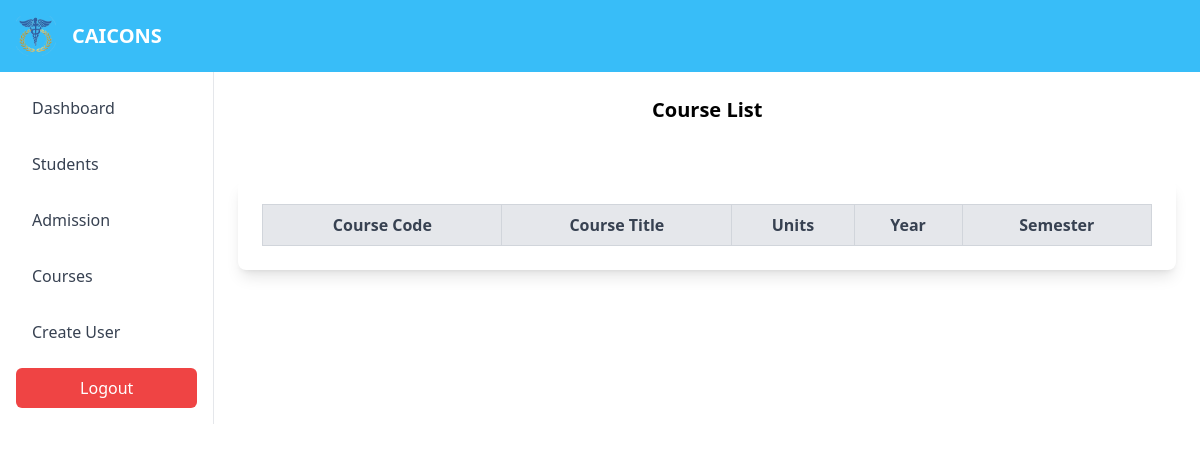
Page /portal/admin/v_courses.php (signed in) on the earlier database version.
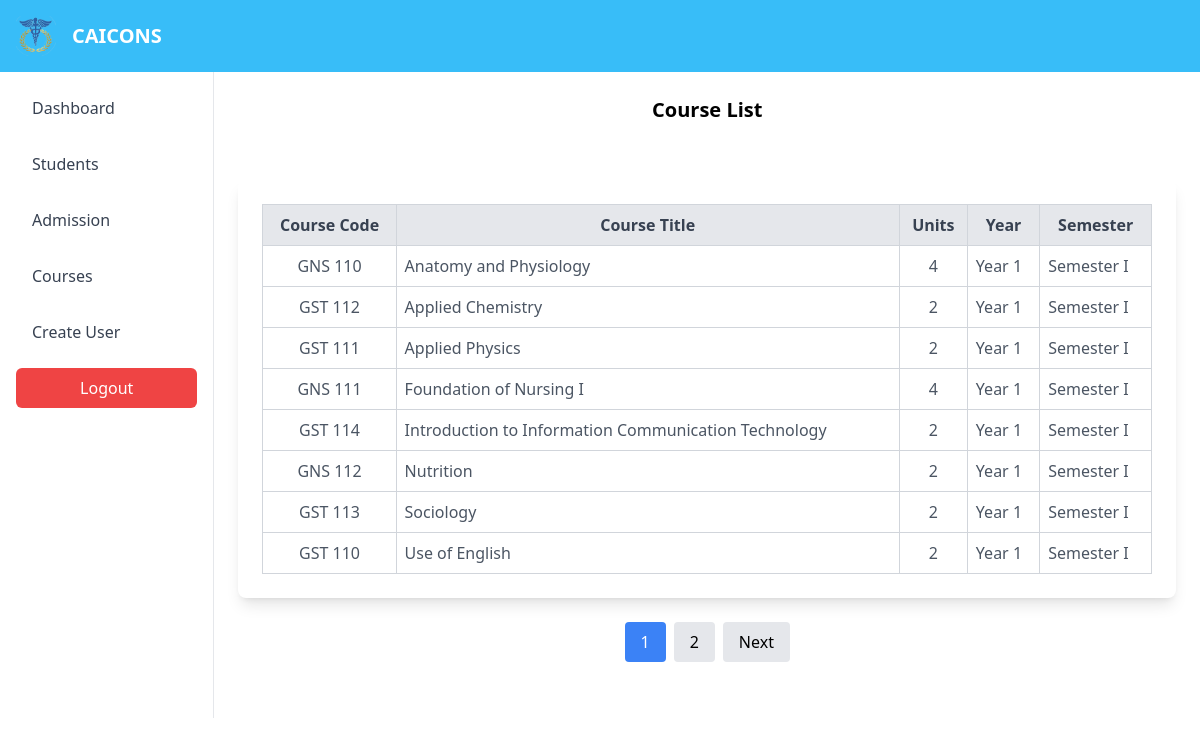
Same page on the later database version.
### tables this page shows
CREATE TABLE `courses_reg` (
  `id` int(11) NOT NULL,
  `course_code` varchar(10) NOT NULL,
  `course_title` varchar(100) NOT NULL,
  `units` int(11) NOT NULL,
  `year` enum('Year 1','Year 2','Year 3','Year 4') NOT NULL,
  `semester` enum('Semester I','Semester II') NOT NULL
);

### portal/admin/v_courses.php (the view, shortened to what this page needs)
<?php
include('../conx.php');
$records_per_page = 8;
$page = isset($_GET['page']) ? (int)$_GET['page'] : 1;
$page = $page > 0 ? $page : 1;
$offset = ($page - 1) * $records_per_page;
$sql = "SELECT * FROM courses_reg ORDER BY year, semester, course_title LIMIT $records_per_page OFFSET $offset";
$result = mysqli_query($conn, $sql);
$total_records_sql = "SELECT COUNT(*) AS total FROM courses_reg";
$total_records_result = mysqli_query($conn, $total_records_sql);
$total_records_row = mysqli_fetch_assoc($total_records_result);
$total_records = $total_records_row['total'];
$total_pages = ceil($total_records / $records_per_page);
?>
<!DOCTYPE html>
<html lang="en">
<head>
    <script src="https://cdn.tailwindcss.com"></script>
    <script src="https://cdn.jsdelivr.net/npm/tailwindcss-jit-cdn@tailwindcss/latest/dist/tailwind.min.js"></script>
    <link href="https://cdn.jsdelivr.net/npm/tailwindcss@2.2.19/dist/tailwind.min.css" rel="stylesheet">
</head>
<body class="bg-white">
        <?php
            include('header.php');
        ?>
    <div class="flex flex-grow overflow-hidden">
        <?php
            include('navbar.php');
        ?>
        <div class="container mx-auto p-6">
            <h1 class="text-xl font-bold text-center mb-6">Course List</h1>
            <div class="container mx-auto py-8">
        <div class="bg-white rounded-lg shadow-lg p-6">
            <table class="w-full table-auto border-collapse border border-gray-300">
                <thead>
                    <tr class="bg-gray-200 text-gray-700">
                        <th class="border border-gray-300 p-2">Course Code</th>
                        <th class="border border-gray-300 p-2">Course Title</th>
                        <th class="border border-gray-300 p-2">Units</th>
                        <th class="border border-gray-300 p-2">Year</th>
                        <th class="border border-gray-300 p-2">Semester</th>
                    </tr>
                </thead>
                <tbody>
                    <?php while ($row = mysqli_fetch_assoc($result)) : ?>
                        <tr class="text-gray-600">
                            <td class="border border-gray-300 p-2 text-center"><?= htmlspecialchars($row['course_code']); ?></td>
                            <td class="border border-gray-300 p-2"><?= htmlspecialchars($row['course_title']); ?></td>
                            <td class="border border-gray-300 p-2 text-center"><?= htmlspecialchars($row['units']); ?></td>
                            <td class="border border-gray-300 p-2"><?= htmlspecialchars($row['year']); ?></td>
                            <td class="border border-gray-300 p-2"><?= htmlspecialchars($row['semester']); ?></td>
                        </tr>
                    <?php endwhile; ?>
                </tbody>
            </table>
        </div>
        <div class="mt-6 flex justify-center items-center space-x-2">
            <?php for ($i = 1; $i <= $total_pages; $i++) : ?>
                <a href="?page=<?= $i; ?>"
                   class="px-4 py-2 rounded <?= $i === $page ? 'bg-blue-500 text-white' : 'bg-gray-200 hover:bg-gray-300'; ?>">
                    <?= $i; ?>
                </a>
            <?php endfor; ?>
            <?php if ($page < $total_pages) : ?>
                <a href="?page=<?= $page + 1; ?>"
                   class="px-4 py-2 bg-gray-200 rounded hover:bg-gray-300">Next</a>
            <?php endif; ?>
        </div>
    </div>
        </div>
    </div>
</body>
</html>

Differences in the rows shown:
added courses_reg: course_code "GNS 110", course_title "Anatomy and Physiology", units "4", year "Year 1", semester "Semester I"
added courses_reg: course_code "GST 112", course_title "Applied Chemistry", units "2", year "Year 1", semester "Semester I"
added courses_reg: course_code "GST 111", course_title "Applied Physics", units "2", year "Year 1", semester "Semester I"
added courses_reg: course_code "GNS 111", course_title "Foundation of Nursing I", units "4", year "Year 1", semester "Semester I"
added courses_reg: course_code "GST 114", course_title "Introduction to Information Communication Technology", units "2", year "Year 1", semester "Semester I"
added courses_reg: course_code "GNS 112", course_title "Nutrition", units "2", year "Year 1", semester "Semester I"
added courses_reg: course_code "GST 113", course_title "Sociology", units "2", year "Year 1", semester "Semester I"
added courses_reg: course_code "GST 110", course_title "Use of English", units "2", year "Year 1", semester "Semester I"
Other differences:
new list line: "1"
new list line: "2"
text now shown: "Next"
